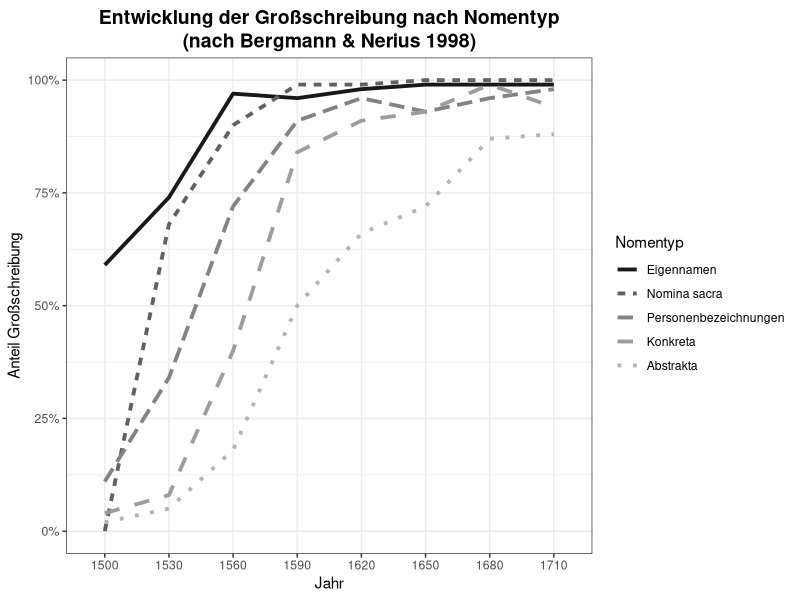
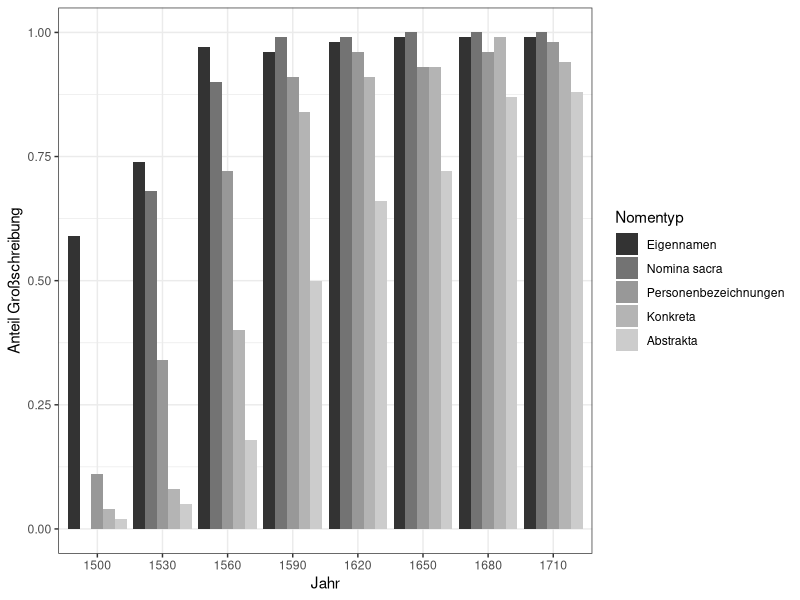
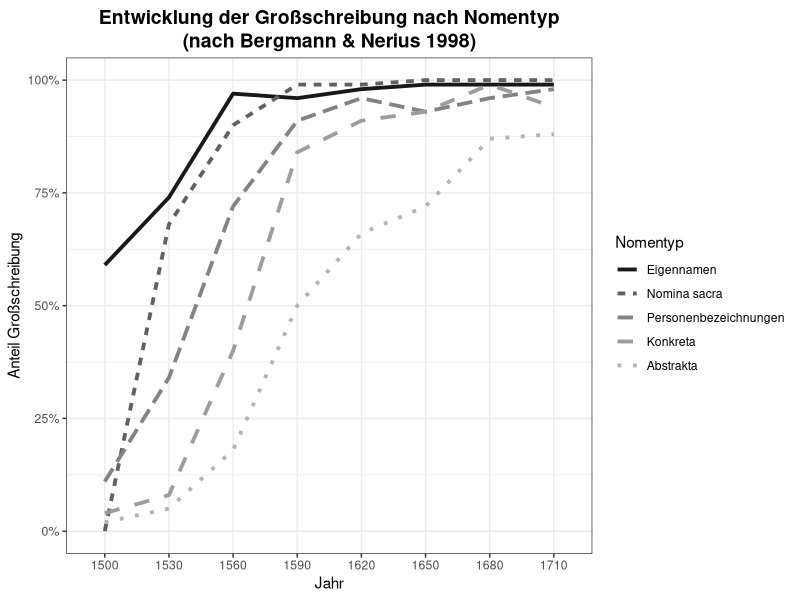

R code for these plots, in order:
# Optionen
options(stringsAsFactors = F)
Sys.setlocale("LC_ALL", "de_DE") # nur Mac/Linux, wenn Systemsprache nicht Deutsch

# Zusatzpakete installieren und laden
sapply(c("dplyr", "ggplot2", "reshape2", "scales"), function(x) if(!is.element(x, installed.packages())) install.packages(x, dependencies = T))
lapply(list("dplyr", "ggplot2", "reshape2", "scales"), require, character.only=T)

# Daten bearbeiten
bn <- read.csv("bergmann_nerius.csv", sep=";", head=T)
bn2 <- melt(bn, id.vars = "Jahr")
colnames(bn2)[2] <- "Nomentyp"
bn2$Nomentyp <- gsub("Nomina_sacra", "Nomina sacra", bn2$Nomentyp)
bn2$Nomentyp <- factor(bn2$Nomentyp, levels = c("Eigennamen", "Nomina sacra", "Personenbezeichnungen", "Konkreta", "Abstrakta"))

# Lineplot
ggplot(bn2) + geom_line(aes(x=factor(Jahr), y=value, group=Nomentyp, linetype=Nomentyp, color=Nomentyp), 
                       stat="identity", size=1.3) + theme_bw() + scale_color_grey(start = 0.1, end=0.7) + 
  scale_y_continuous(labels = percent) +
  ylab("Anteil Großschreibung") + xlab("Jahr") + ggtitle("Entwicklung der Großschreibung nach Nomentyp\n(nach Bergmann & Nerius 1998)") +
  theme(plot.title=element_text(lineheight = 1, face="bold", hjust=0.5, vjust = 0.5, size = 14))
ggsave("bergmann_nerius.png", width=10, height=6.5, un="in")

# alternativ: Barplot
ggplot(bn2) + geom_bar(aes(x=factor(Jahr), y=value, fill=Nomentyp), 
                       stat="identity", position = "dodge") + theme_bw() +
  scale_fill_grey() + ylab("Anteil Großschreibung") + xlab("Jahr")
